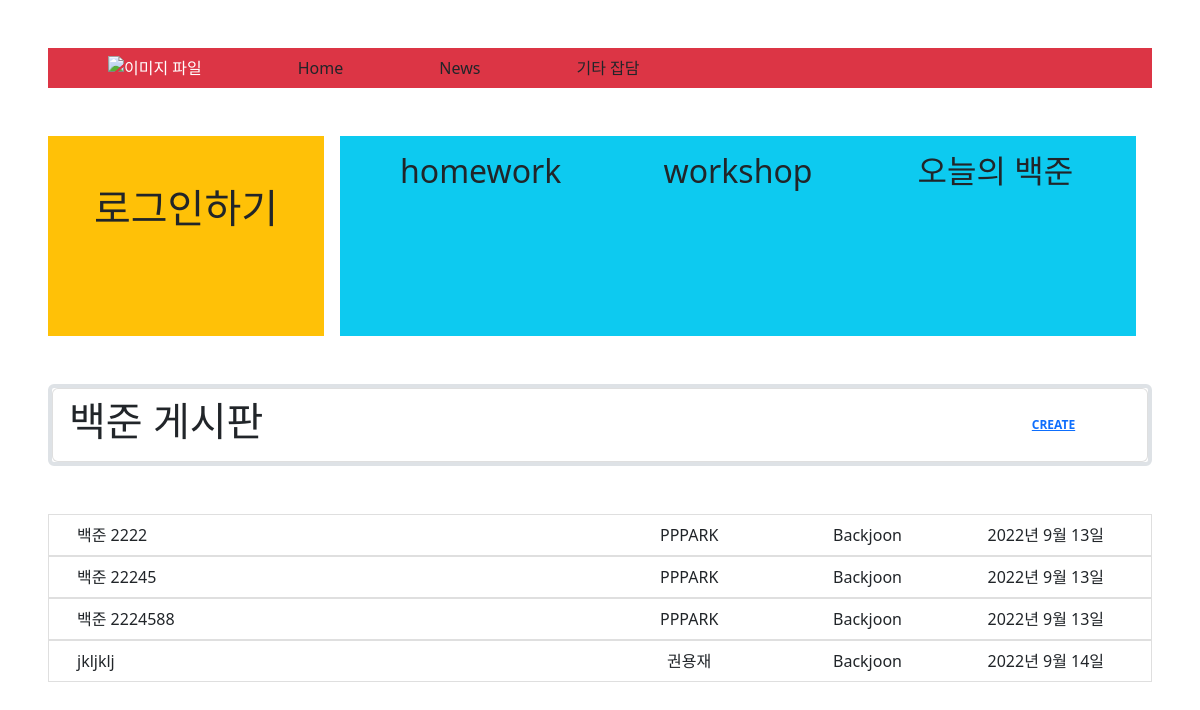
/Backjoon_board/, run on an earlier commit of the app's database.
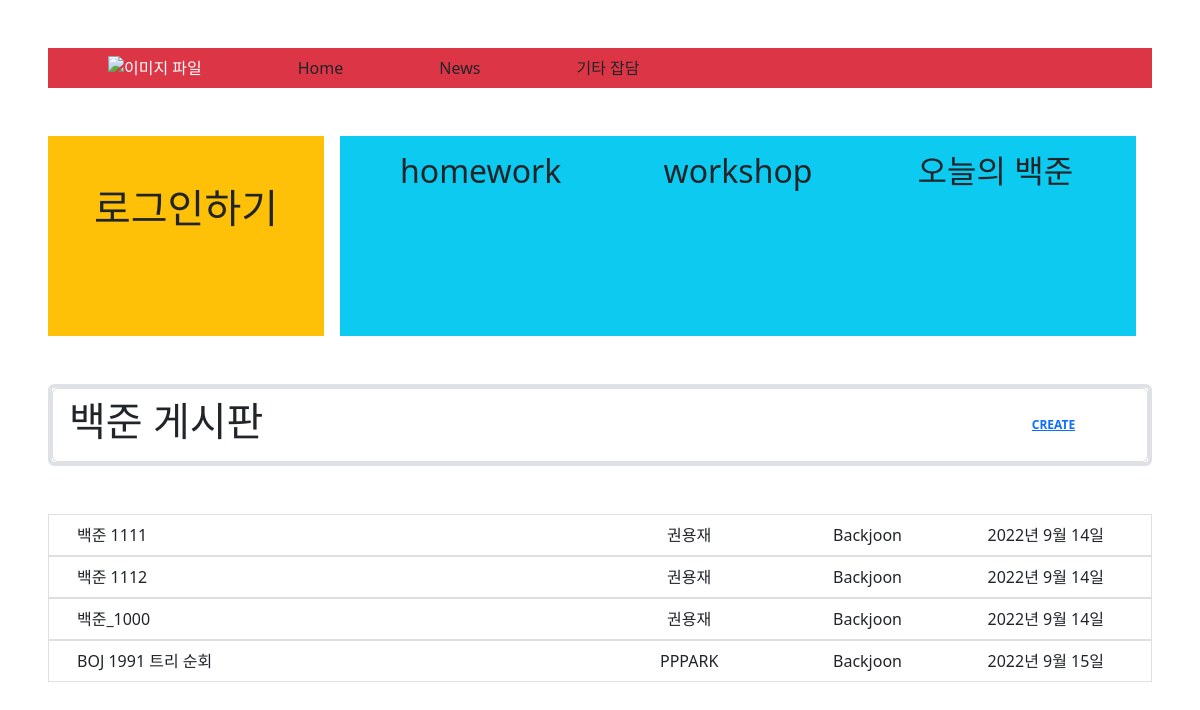
And on a later commit of the database.
### articles/models.py (models this page shows)
class ArticleModel(models.Model):
    variety_1 = (
              ('Backjoon', 'Backjoon'),
              ('SWEA', 'SWEA'),
              ('Programmers', 'Programmers'),
              ('else', 'else'),
    )
    username = models.CharField(max_length=30)
    title = models.CharField(max_length= 30)
    content = models.TextField()
    release_date = models.DateField(auto_now = True)
    update_date = models.DateField(auto_now_add= True)
    variety = models.CharField(max_length=30, choices=variety_1)

### articles/views.py (the view)
# urls.py: path('Backjoon_board/', views.Backjoon_board, name = 'Backjoon_board'),
def Backjoon_board(request):
    articles = ArticleModel.objects.filter(variety = "Backjoon")
    context = {
        "articles" : articles
    }
    return render(request, "articles/Backjoon_board.html", context)

### articles/templates/articles/Backjoon_board.html (shortened to what this page needs)
{% extends 'base.html' %}
{% block content %}
<ul class="list-group border border-4 my-5">
    <li class="list-group-item d-flex justify-content-between align-items-center">
      <h1>백준 게시판</h1>
      <span class="badge badge-primary badge-pill mx-5"><a href="{% url 'articles:create' %}">CREATE</a></span>
    </li>
</ul>
<ul class="list-group">
    {% for article in articles %}
    <a href="{% url 'articles:detail' article.id %}" class='text-decoration-none'>
    <li class="list-group-item list-group-item-action">
    <div class="container text-center">
        <div class="row">
            <div class="col-6 text-start">{{article.title}}</div>
            <div class="col-2">{{article.username}}</div>
            <div class="col-2">{{article.variety}}</div>
            <div class="col-2">{{article.release_date}}</div>
        </div>
    </div>
    </li>
    </a>
    {% endfor %}
</ul>
{% endblock content %}

What changed in the data, as far as the page shows it:
removed ArticleModel: title "백준 2222", username "PPPARK", variety "Backjoon", release_date "2022년 9월 13일"
removed ArticleModel: title "백준 22245", username "PPPARK", variety "Backjoon", release_date "2022년 9월 13일"
removed ArticleModel: title "백준 2224588", username "PPPARK", variety "Backjoon", release_date "2022년 9월 13일"
removed ArticleModel: title "jkljklj", username "권용재", variety "Backjoon", release_date "2022년 9월 14일"
added ArticleModel: title "백준 1111", username "권용재", variety "Backjoon", release_date "2022년 9월 14일"
added ArticleModel: title "백준 1112", username "권용재", variety "Backjoon", release_date "2022년 9월 14일"
added ArticleModel: title "백준_1000", username "권용재", variety "Backjoon", release_date "2022년 9월 14일"
added ArticleModel: title "BOJ 1991 트리 순회", username "PPPARK", variety "Backjoon", release_date "2022년 9월 15일"
